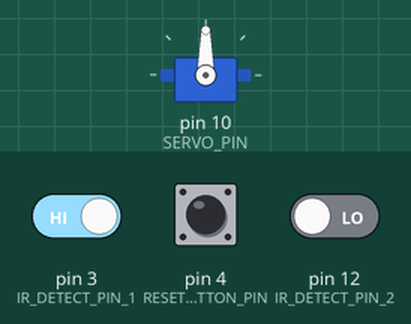
This sketch was run on a simulated Arduino Uno, built with avr-gcc and run on an emulated ATmega328P. On the bench: servo. The test bench sets the inputs (shaded band); at power-on: pin 12 (IR_DETECT_PIN_2) LOW, pin 3 (IR_DETECT_PIN_1) HIGH, pin 4 (RESET_BUTTON_PIN) LOW.

Above: at 1.2 s.
1.3 s: pin 12 (IR_DETECT_PIN_2) driven HIGH
At 2.8 s:
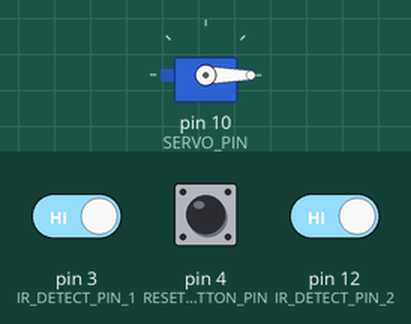
3.6 s: pin 3 (IR_DETECT_PIN_1) driven LOW
At 4.4 s:
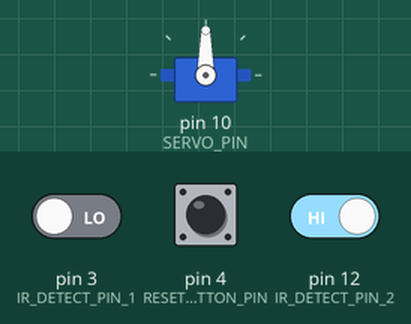
6.6 s: pin 3 (IR_DETECT_PIN_1) driven HIGH
At 7.1 s:
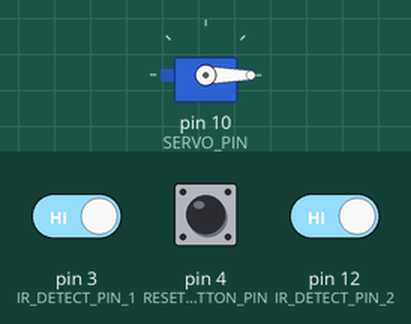
8.1 s: pin 12 (IR_DETECT_PIN_2) driven LOW
At 9.0 s:
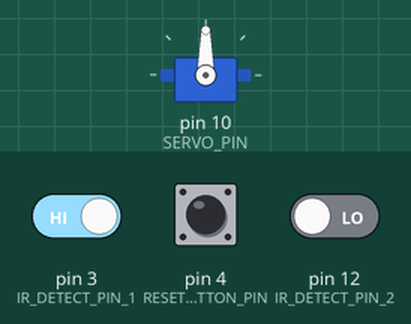
Timing chart, 0 to 12.1 s (numbered marks = the images above; inputs shaded):
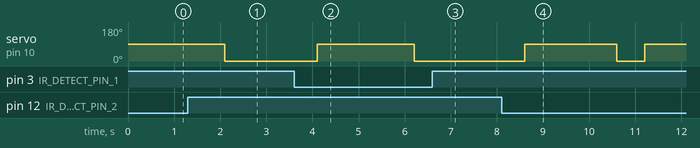

Measured:
- after the input at 1.3 s, servo on pin 10 (SERVO_PIN): goes on until 2.1 s, then stays 0°
- after the input at 3.6 s, servo on pin 10 (SERVO_PIN): 0° → 90° after 0.50 s, → 0° 2.1 s later
- after the input at 6.6 s, servo on pin 10 (SERVO_PIN): stays 0° (without the input it goes to 90° after 0.20 s)
- after the input at 8.1 s, servo on pin 10 (SERVO_PIN): 0° → 90° after 0.50 s, → 0° 2.0 s later, → 90° 0.60 s later

The sketch:

servo_angle.ino
```cpp
#include <Servo.h>

const int SERVO_PIN = 10;          // 서보 모터 핀
const int IR_DETECT_PIN_1 = 3;     // 첫 번째 IR 센서 핀
const int IR_DETECT_PIN_2 = 12;    // 두 번째 IR 센서 핀
const int RESET_BUTTON_PIN = 4;    // 리셋 버튼 핀

Servo myservo;                     // 서보 객체 생성
unsigned long detectTime = 0;      // 물체가 감지된 시간을 저장할 변수
bool detected = false;             // 물체가 감지되었는지 여부를 저장할 변수
bool isOpen = false;               // 서보 모터가 열렸는지 여부를 저장할 변수
bool isFirstObject = true;         // 첫 번째 물체 여부를 저장할 변수

void setup() {
  pinMode(IR_DETECT_PIN_1, INPUT);     // 첫 번째 IR 센서 핀을 입력으로 설정
  pinMode(IR_DETECT_PIN_2, INPUT);     // 두 번째 IR 센서 핀을 입력으로 설정
  pinMode(RESET_BUTTON_PIN, INPUT);    // 리셋 버튼 핀을 입력으로 설정
  myservo.attach(SERVO_PIN);           // 서보 모터를 SERVO 핀에 연결
  myservo.write(0);                    // 서보 모터를 초기 위치로 설정
}

void loop() {
  int detect1 = digitalRead(IR_DETECT_PIN_1);    // 첫 번째 IR 센서 상태 읽기
  int detect2 = digitalRead(IR_DETECT_PIN_2);    // 두 번째 IR 센서 상태 읽기
  int resetButtonState = digitalRead(RESET_BUTTON_PIN); // 리셋 버튼 상태 읽기

  if (resetButtonState == HIGH) {    // 리셋 버튼이 눌렸을 때
    // 모든 상태 변수를 초기화
    detected = false;
    isOpen = false;
    isFirstObject = true;
    myservo.write(0);  // 서보 모터를 초기 위치로 설정
    delay(500); // 버튼 디바운스 처리
    return; // 리셋 후 바로 루프 종료
  }

  if ((detect1 == LOW || detect2 == LOW) && !detected) { // 한 센서라도 LOW이고 아직 감지 상태가 아닐 때
    detectTime = millis();           // 현재 시간을 저장
    detected = true;                 // 물체 감지 상태로 설정

    if (isFirstObject) {
      myservo.write(90);             // 서보 모터를 90도로 회전
      isOpen = true;                 // 서보 모터가 열린 상태로 설정
      detectTime = millis();         // 현재 시간을 다시 저장 (2초 대기를 위해)
      isFirstObject = false;         // 첫 번째 물체 처리 완료
    }
  }
  else if ((detect1 == HIGH && detect2 == HIGH) && detected) { // 두 센서가 모두 HIGH이고 감지 상태일 때
    detected = false;                // 물체 감지 상태를 해제
  }

  if (isFirstObject && isOpen && millis() - detectTime >= 2000) {
    myservo.write(0);                // 서보 모터를 0도로 회전
    isOpen = false;                  // 서보 모터 상태 초기화
  }
  else if (!isFirstObject && detected && millis() - detectTime >= 500 && !isOpen) {
    myservo.write(90);               // 서보 모터를 90도로 회전
    isOpen = true;                   // 서보 모터가 열린 상태로 설정
    detectTime = millis();           // 현재 시간을 다시 저장 (2초 대기를 위해)
  }
  else if (!isFirstObject && isOpen && millis() - detectTime >= 2000) {
    myservo.write(0);                // 서보 모터를 0도로 회전
    isOpen = false;                  // 서보 모터 상태 초기화
    detected = false;                // 물체 감지 상태 초기화
  }

  delay(100); // 센서 읽기 및 모터 움직임 간의 안정성을 위해 잠시 대기
}
```
